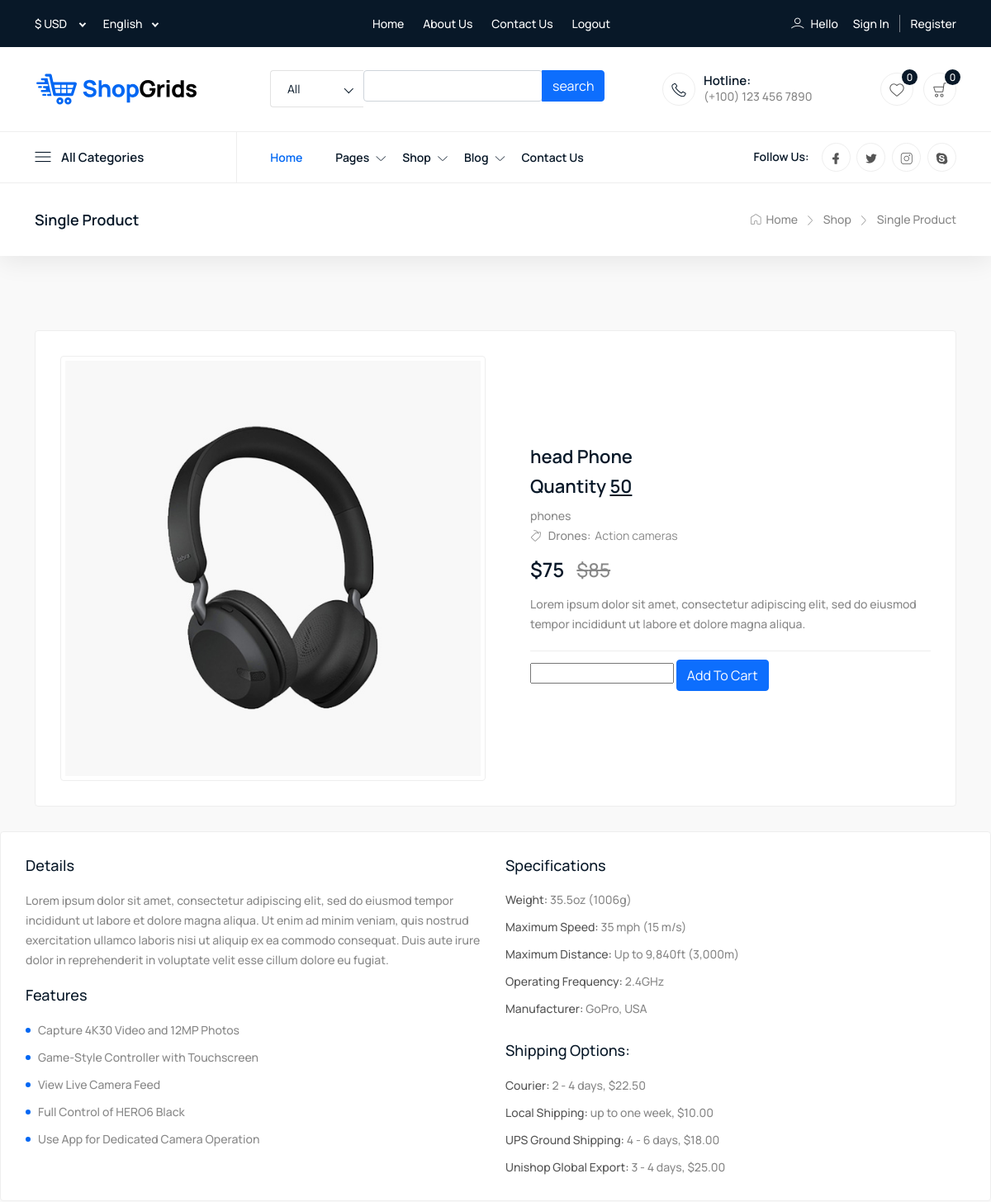
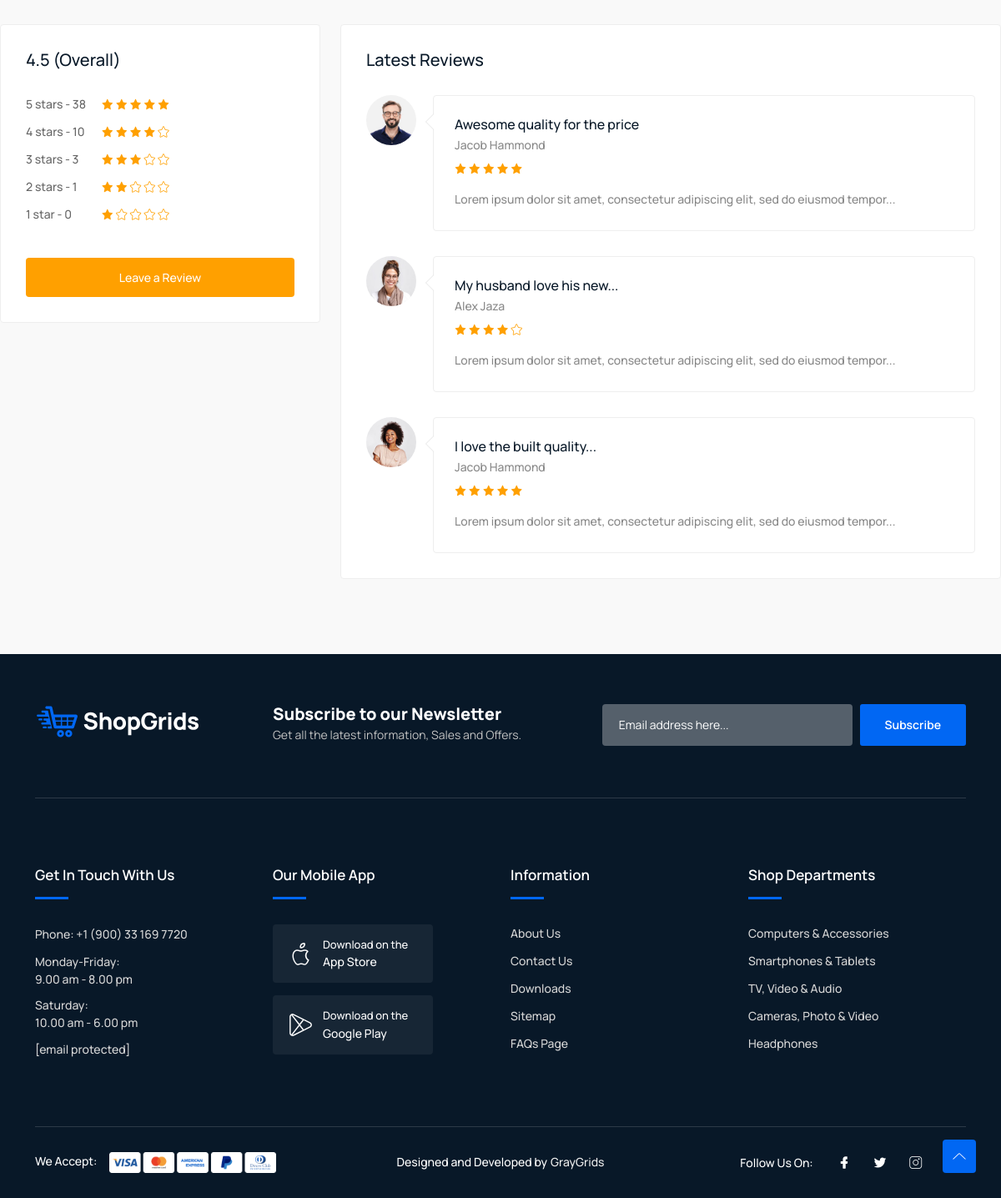
Screenshot of /product-details.php?id=38 with the database file from the repository (2 pictures, top to bottom).
### tables this page shows
CREATE TABLE `product` (
  `id` int(11) NOT NULL,
  `name` varchar(50) NOT NULL,
  `price` int(50) NOT NULL,
  `old_price` int(50) NOT NULL,
  `image` mediumtext NOT NULL,
  `cat` varchar(20) NOT NULL,
  `quantity` int(20) NOT NULL
);

### product-details.php (the view, shortened to what this page needs)
<?php
require "style/nav.php";
require "connect.php";
if (isset($_GET["id"])) {
    $id = $_GET["id"];
} else {
    $id = $_SESSION["pro_id"];
}
$query = "SELECT * FROM `product` WHERE id='$id' ";
$result = mysqli_query($connect, $query);
$pro_1 = mysqli_fetch_assoc($result)
?>
<div class="breadcrumbs">
    <div class="container">
        <div class="row align-items-center">
            <div class="col-lg-6 col-md-6 col-12">
                <div class="breadcrumbs-content">
                    <h1 class="page-title">Single Product</h1>
                </div>
            </div>
            <div class="col-lg-6 col-md-6 col-12">
                <ul class="breadcrumb-nav">
                    <li><a href="index-2.html"><i class="lni lni-home"></i> Home</a></li>
                    <li><a href="index-2.html">Shop</a></li>
                    <li>Single Product</li>
                </ul>
            </div>
        </div>
    </div>
</div>
<section class="item-details section">
    <div class="container">
        <div class="top-area">
            <div class="row align-items-center">
                <div class="col-lg-6 col-md-12 col-12">
                    <div class="product-images">
                        <main id="gallery">
                            <div class="main-img">
                                <img src="admin/images/<?php echo $pro_1["image"] ?>" id="current" alt="#">
                            </div>
                        </main>
                    </div>
                </div>
                <div class="col-lg-6 col-md-12 col-12">
                    <div class="product-info">
                        <h2 class="title"><?php echo $pro_1["name"] ?></h2>
                        <h2 class="title">Quantity   <u><?php echo $pro_1["quantity"] ?></u></h2>
                        <p class="bg bg-black"><?php echo $pro_1["cat"] ?></p>
                        <p class="category"><i class="lni lni-tag"></i> Drones:<a href="javascript:void(0)">Action
                                cameras</a></p>
                        <h3 class="price">$<?php echo $pro_1["price"] ?><span>$<?php echo $pro_1["old_price"] ?></span>
                        </h3>
                        <p class="info-text">Lorem ipsum dolor sit amet, consectetur adipiscing elit, sed do eiusmod
                            tempor incididunt
                            ut labore et dolore magna aliqua.</p>
                        <form action="handel_cart.php?id=<?php echo $id ?>" method="POST">
                            <input type="number"name="quantity">
                                        <button class="btn btn-primary">Add To Cart</button>
                        </div>
                    </div>
                </div>
            </div>
        </div>
        <div class="product-details-info">
            <div class="single-block">
                <div class="row">
                    <div class="col-lg-6 col-12">
                        <div class="info-body custom-responsive-margin">
                            <h4>Details</h4>
                            <p>Lorem ipsum dolor sit amet, consectetur adipiscing elit, sed do eiusmod tempor
                                incididunt ut labore et dolore magna aliqua. Ut enim ad minim veniam, quis nostrud
                                exercitation ullamco laboris nisi ut aliquip ex ea commodo consequat. Duis aute
                                irure dolor in reprehenderit in voluptate velit esse cillum dolore eu fugiat.</p>
                            <h4>Features</h4>
                            <ul class="features">
                                <li>Capture 4K30 Video and 12MP Photos</li>
                                <li>Game-Style Controller with Touchscreen</li>
                                <li>View Live Camera Feed</li>
                                <li>Full Control of HERO6 Black</li>
                                <li>Use App for Dedicated Camera Operation</li>
                            </ul>
                        </div>
                    </div>
                    <div class="col-lg-6 col-12">
                        <div class="info-body">
                            <h4>Specifications</h4>
                            <ul class="normal-list">
                                <li><span>Weight:</span> 35.5oz (1006g)</li>
                                <li><span>Maximum Speed:</span> 35 mph (15 m/s)</li>
                                <li><span>Maximum Distance:</span> Up to 9,840ft (3,000m)</li>
                                <li><span>Operating Frequency:</span> 2.4GHz</li>
                                <li><span>Manufacturer:</span> GoPro, USA</li>
                            </ul>
                            <h4>Shipping Options:</h4>
                            <ul class="normal-list">
                                <li><span>Courier:</span> 2 - 4 days, $22.50</li>
                                <li><span>Local Shipping:</span> up to one week, $10.00</li>
                                <li><span>UPS Ground Shipping:</span> 4 - 6 days, $18.00</li>
                                <li><span>Unishop Global Export:</span> 3 - 4 days, $25.00</li>
                            </ul>
                        </div>
                    </div>
                </div>
            </div>
            <div class="row">
                <div class="col-lg-4 col-12">
                    <div class="single-block give-review">
                        <h4>4.5 (Overall)</h4>
                        <ul>
                            <li>
                                <span>5 stars - 38</span>
                                <i class="lni lni-star-filled"></i>
                                <i class="lni lni-star-filled"></i>
                                <i class="lni lni-star-filled"></i>
                                <i class="lni lni-star-filled"></i>
                                <i class="lni lni-star-filled"></i>
                            </li>
                            <li>
                                <span>4 stars - 10</span>
                                <i class="lni lni-star-filled"></i>
                                <i class="lni lni-star-filled"></i>
                                <i class="lni lni-star-filled"></i>
                                <i class="lni lni-star-filled"></i>
                                <i class="lni lni-star"></i>
                            </li>
                            <li>
                                <span>3 stars - 3</span>
                                <i class="lni lni-star-filled"></i>
                                <i class="lni lni-star-filled"></i>
                                <i class="lni lni-star-filled"></i>
                                <i class="lni lni-star"></i>
                                <i class="lni lni-star"></i>
                            </li>
                            <li>
                                <span>2 stars - 1</span>
                                <i class="lni lni-star-filled"></i>
                                <i class="lni lni-star-filled"></i>
                                <i class="lni lni-star"></i>
                                <i class="lni lni-star"></i>
                                <i class="lni lni-star"></i>
                            </li>
                            <li>
                                <span>1 star - 0</span>
                                <i class="lni lni-star-filled"></i>
                                <i class="lni lni-star"></i>
                                <i class="lni lni-star"></i>
                                <i class="lni lni-star"></i>
                                <i class="lni lni-star"></i>
                            </li>
                        </ul>
                        <button type="button" class="btn review-btn" data-bs-toggle="modal"
                            data-bs-target="#exampleModal">
                            Leave a Review
                        </button>
                    </div>
                </div>
                <div class="col-lg-8 col-12">
                    <div class="single-block">
                        <div class="reviews">
                            <h4 class="title">Latest Reviews</h4>
                            <div class="single-review">
                                <img src="assets/images/blog/comment1.jpg" alt="#">
                                <div class="review-info">
                                    <h4>Awesome quality for the price
                                        <span>Jacob Hammond
                                        </span>
                                    </h4>
                                    <ul class="stars">
                                        <li><i class="lni lni-star-filled"></i></li>
                                        <li><i class="lni lni-star-filled"></i></li>
                                        <li><i class="lni lni-star-filled"></i></li>
                                        <li><i class="lni lni-star-filled"></i></li>
                                        <li><i class="lni lni-star-filled"></i></li>
                                    </ul>
                                    <p>Lorem ipsum dolor sit amet, consectetur adipiscing elit, sed do eiusmod
                                        tempor...</p>
                                </div>
                            </div>
                            <div class="single-review">
                                <img src="assets/images/blog/comment2.jpg" alt="#">
                                <div class="review-info">
                                    <h4>My husband love his new...
                                        <span>Alex Jaza
                                        </span>
                                    </h4>
                                    <ul class="stars">
                                        <li><i class="lni lni-star-filled"></i></li>
                                        <li><i class="lni lni-star-filled"></i></li>
                                        <li><i class="lni lni-star-filled"></i></li>
                                        <li><i class="lni lni-star-filled"></i></li>
                                        <li><i class="lni lni-star"></i></li>
                                    </ul>
                                    <p>Lorem ipsum dolor sit amet, consectetur adipiscing elit, sed do eiusmod
                                        tempor...</p>
                                </div>
                            </div>
                            <div class="single-review">
                                <img src="assets/images/blog/comment3.jpg" alt="#">
                                <div class="review-info">
                                    <h4>I love the built quality...
                                        <span>Jacob Hammond
                                        </span>
                                    </h4>
                                    <ul class="stars">
                                        <li><i class="lni lni-star-filled"></i></li>
                                        <li><i class="lni lni-star-filled"></i></li>
                                        <li><i class="lni lni-star-filled"></i></li>
                                        <li><i class="lni lni-star-filled"></i></li>
                                        <li><i class="lni lni-star-filled"></i></li>
                                    </ul>
                                    <p>Lorem ipsum dolor sit amet, consectetur adipiscing elit, sed do eiusmod
                                        tempor...</p>
                                </div>
                            </div>
                        </div>
                    </div>
                </div>
            </div>
        </div>
</section>
<?php
require "style/footer.php";
?>

### rows the page displays
product: image (picture), name "head Phone", quantity "50", cat "phones", price "75", old_price "85"

### other values shown
$count_item "0"
